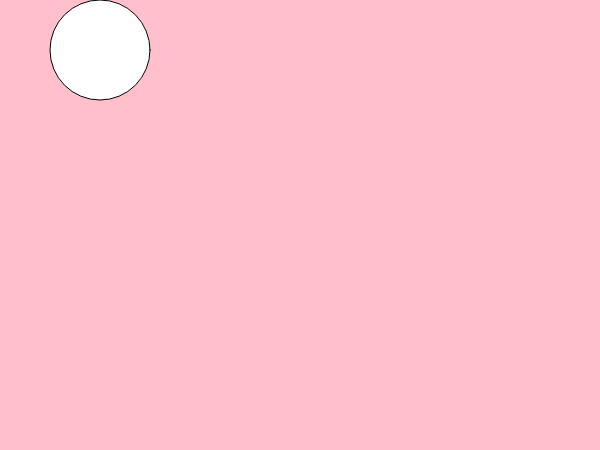
Frame 1 (no input)
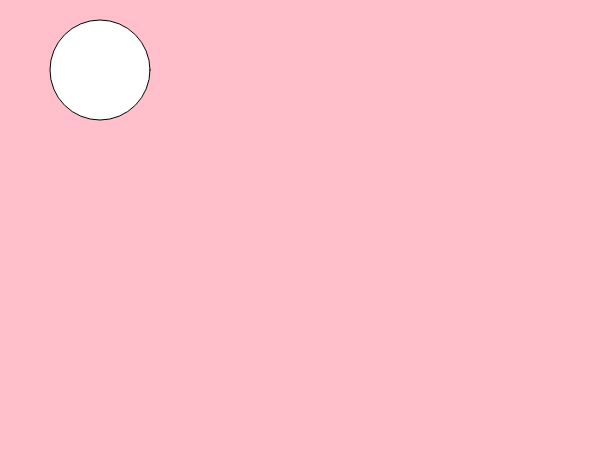
Frame 60 (no input)
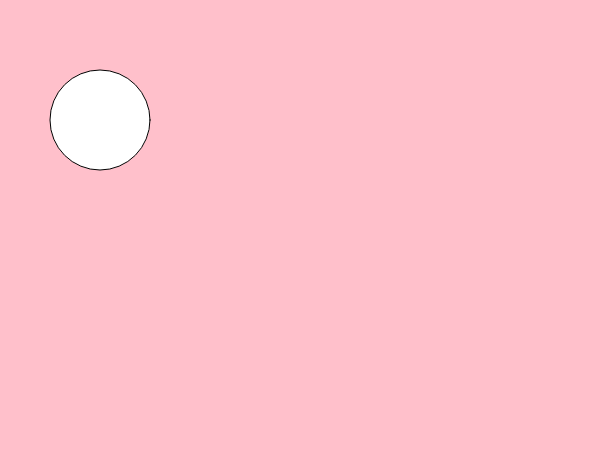
Frame 120 (the mouse pressed at the canvas centre since frame 60)

The p5.js sketch that drew these frames (run headless with seeded random() and noise() and a simulated clock; from frame 60 on, the mouse is pressed at the canvas centre):

// p5.js sketch
// ── sketch.js
let x = 100;
let y = 50;

let vy = 10;
let ay = 1;

function setup() 
{
  createCanvas(600, 450);
}

function draw()
{
  background("pink");
  ellipse(x, y, 100, 100)
  vy += ay;
  y += vy;
  if (y > height || y < 0)
  {
      vy = vy * -1;
  }

}
